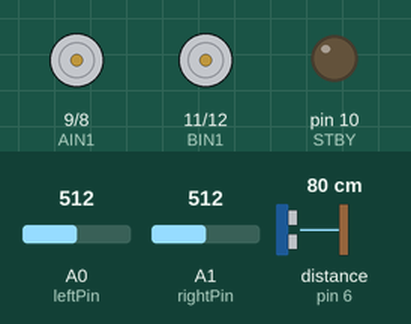
A sketch run on a simulated Arduino Uno, built with avr-gcc and run on an emulated ATmega328P. On the bench: motor-driver pin pairs drawn as motors (green arrow = first pin HIGH = forward, orange = second pin HIGH = backward, longer = more drive, scaled by the enable pin, stopped while the standby pin is LOW), output pins drawn as LEDs (lit = HIGH). Wiring (inferred from the names in the program): ultrasonic range finder: trigger pin 7; echo pin 6. Inputs (shaded band) come from the test bench; at power-on: distance to the obstacle (sensor on pin 6) 80 cm, A0 (leftPin) = 512, A1 (rightPin) = 512. The echo pulse lasts 58.3 µs per cm; pins used as bus, display or sensor lines are not drawn.

Above: at 1.2 s.
1.3 s: distance to the obstacle (sensor on pin 6) set to 11 cm
2.8 s: distance to the obstacle (sensor on pin 6) set to 8 cm
At 3.2 s:
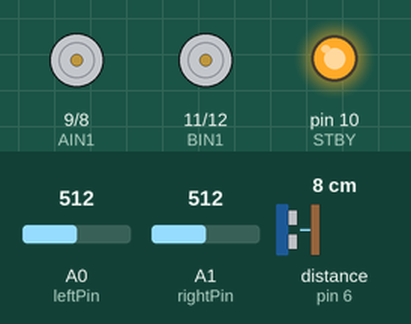
4.3 s: distance to the obstacle (sensor on pin 6) set to 18 cm
At 5.5 s:
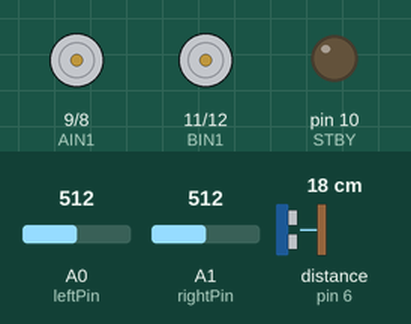
5.8 s: A0 (leftPin) set to 989
7.3 s: A0 (leftPin) set to 1013
At 7.9 s:
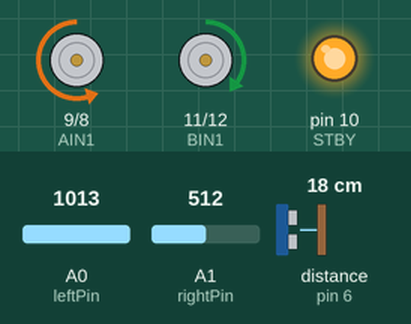
8.8 s: A1 (rightPin) set to 989
10.3 s: A1 (rightPin) set to 1013
At 11.5 s:
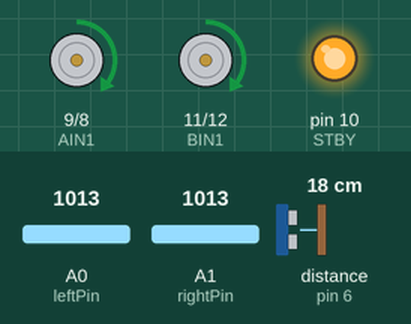
Timing chart, 0 to 12.8 s (numbered marks = the images above; inputs shaded):
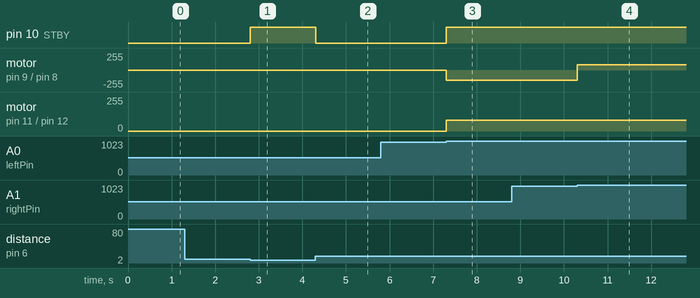

The sketch:

project.ino
```cpp
#include "project.h"
void setup() {
  // put your setup code here, to run once:
  pinMode(PWMA, OUTPUT);
  pinMode(PWMB, OUTPUT);
  pinMode(AIN1, OUTPUT);
  pinMode(AIN2, OUTPUT);
  pinMode(BIN1, OUTPUT);
  pinMode(BIN2, OUTPUT);
  pinMode(STBY, OUTPUT);
  pinMode(leftPin,INPUT);
  pinMode(rightPin,INPUT);
  pinMode(trigPin, OUTPUT);
  pinMode(echoPin, INPUT);
  //Serial.begin(9600);
}


void loop() {
  // put your main code here, to run repeatedly:


/*
0.判断有无障碍物
  0.无障碍及在黑线上
  1.无障碍及左 or 右不在黑线上
  2.有障碍停

*/


//0.判断有无障碍物

if (distance()<10){                       //有障碍停
  car_stop();
  delay(10);
}
else{
  int leftValue = analogRead(leftPin);
  int rightValue = analogRead(rightPin);
  Serial.println(leftValue);
  Serial.println(rightValue);
  if (leftValue > 1000 and rightValue > 1000) {//0.无障碍及在黑线上
  car_full_move();//前进
  delay(20);

  }
  else if(leftValue>1000 and rightValue <= 1000){//1.右不在黑线上
  car_left();//左转
  delay(10);
  }
  else if(rightValue>1000 and leftValue <= 1000){//2.左不在黑线上
  car_right();//右转
  }
  else{//左右均不在黑线上
  car_wait();//待机
  }
}

}
```

project.h
```cpp
#include "HardwareSerial.h"
#include "Arduino.h"
//定义超声波模块
#define trigPin 7
#define echoPin 6
//脉冲时间变量

int distance(void){
  digitalWrite(trigPin, LOW);
  delayMicroseconds(5);//稳定电位
  digitalWrite(trigPin, HIGH);
  delayMicroseconds(10);
  digitalWrite(trigPin, LOW);
  long duration = pulseIn(echoPin,HIGH, 50000);//得到脉冲时间
  int distance_cm = duration/58;
  //Serial.println(distance_cm);
  return distance_cm;
}


//定义红外模块
#define leftPin A0
#define rightPin A1


//定义驱动模块
#define PWMA 3
#define AIN2 8
#define AIN1 9
#define STBY 10
#define BIN1 11
#define BIN2 12
#define PWMB 5

void motor_full_move(int IN1,int IN2){
  //define a move function
  digitalWrite(STBY, HIGH);
  digitalWrite(IN1, HIGH);
  digitalWrite(IN2, LOW);
  if(IN1 == AIN1){
  analogWrite(PWMA,80);
  }
  if(IN1 == BIN1){
  analogWrite(PWMB,80);

  }
}

void motor_backmove(int IN1,int IN2){
  //define a backmove function
  digitalWrite(STBY, HIGH);
  digitalWrite(IN1, LOW);
  digitalWrite(IN2, HIGH);
  if(IN1 == AIN1){
    analogWrite(PWMA,156);
  }
  if(IN1 == BIN1){
    analogWrite(PWMB,156);

  }

}
void motor_move(int IN1,int IN2){
  //define a backmove function
  digitalWrite(STBY, HIGH);
  digitalWrite(IN1, HIGH);
  digitalWrite(IN2, LOW);
  if(IN1 == AIN1){
  analogWrite(PWMA,255);
  }
  if(IN1 == BIN1){
  analogWrite(PWMB,255);
  }
}
void motor_stop(int IN1,int IN2){
  //define a stop function
  digitalWrite(STBY, HIGH);
  digitalWrite(IN1, HIGH);
  digitalWrite(IN2, LOW);
  if(IN1 == AIN1){
  digitalWrite(PWMA,LOW);
  }
  if(IN1 == BIN1){
  digitalWrite(PWMB,LOW);
  }
}
void car_right(void){
  //define a move to left function
  //左电机快转，右电机慢转
  motor_backmove(BIN1,BIN2);
  motor_full_move(AIN1,AIN2);
}
void car_left(void){
  //define a move to right function
  //左电机慢转，右电机快转
  motor_backmove(AIN1,AIN2);
  motor_full_move(BIN1,BIN2);

}
void car_stop(void){
  //define a stop function
  motor_stop(AIN1,AIN2);
  motor_stop(BIN1,BIN2);

}
void car_full_move(void){
  //define a function let car full-speed move
  motor_full_move(AIN1, AIN2);
  motor_full_move(BIN1, BIN2);
}
void car_wait(void){
  digitalWrite(STBY, LOW);
}
```

Measured:
- the behaviour switches between 10 and 9 cm on distance to the obstacle (sensor on pin 6) (found by bisection; images 0 and 1)
- the behaviour switches between 1000 and 1001 on A0 (leftPin) (found by bisection; images 2 and 3)
- the behaviour switches between 1000 and 1001 on A1 (rightPin) (found by bisection; images 3 and 4)
- after the input at 1.3 s, every drawn part: stays the same
- after the input at 2.8 s, pin 10 (STBY): LOW → HIGH at once
- after the input at 4.3 s, pin 10 (STBY): HIGH → LOW at once
- after the input at 5.8 s, every drawn part: stays the same
- after the input at 7.3 s, pin 10 (STBY): LOW → HIGH at once; motor on pin 9 (AIN1) / pin 8 (AIN2): stopped → backward 156/255 at once; motor on pin 11 (BIN1) / pin 12 (BIN2): stopped → forward 80/255 at once
- after the input at 8.8 s, every drawn part: stays the same
- after the input at 10.3 s, motor on pin 9 (AIN1) / pin 8 (AIN2): backward 156/255 → forward 80/255 at once
